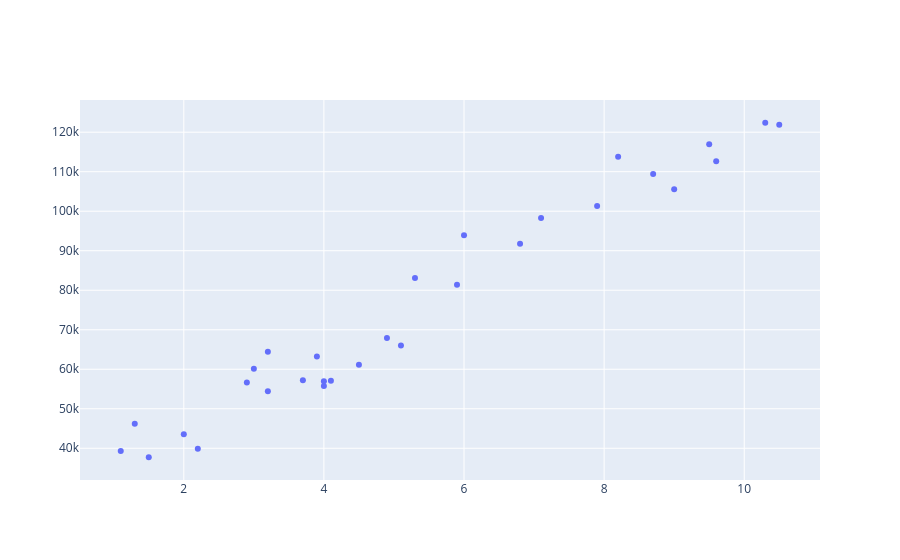

The notebook cell saved with this chart:
### Markdown cell above
## Scatter Plot

### Code cell
scatter = [go.Scatter(x = dataset['YearsExperience'],
                      y = dataset['Salary'],
                      mode ='markers')] 

fig = go.Figure(scatter)

iplot(fig)

### Figure 1 — Plotly figure (JSON) as saved in the notebook; plotly's stock layout.template omitted (floating-point values rounded to 4 significant figures)
{"data": [{"mode": "markers", "type": "scatter", "x": [1.1, 1.3, 1.5, 2, 2.2, 2.9, 3, 3.2, 3.2, 3.7, 3.9, 4, 4, 4.1, 4.5, 4.9, 5.1, 5.3, 5.9, 6, 6.8, 7.1, 7.9, 8.2, 8.7, 9, 9.5, 9.6, 10.3, 10.5], "y": [39343, 46205, 37731, 43525, 39891, 56642, 60150, 54445, 64445, 57189, 63218, 55794, 56957, 57081, 61111, 67938, 66029, 83088, 81363, 93940, 91738, 98273, 101302, 113812, 109431, 105582, 116969, 112635, 122391, 121872]}], "layout": {}}
